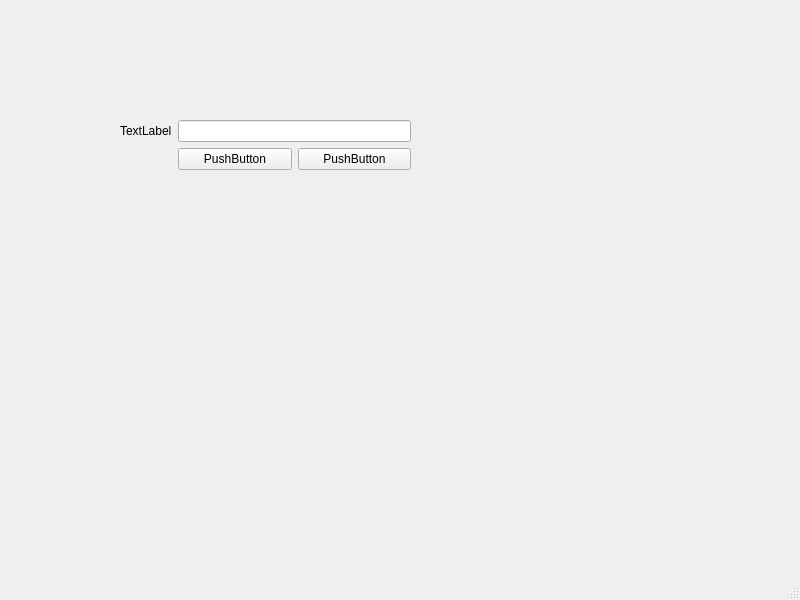
<?xml version="1.0" encoding="UTF-8"?>
<ui version="4.0">
 <class>MainWindow</class>
 <widget class="QMainWindow" name="MainWindow">
  <property name="geometry">
   <rect>
    <x>0</x>
    <y>0</y>
    <width>800</width>
    <height>600</height>
   </rect>
  </property>
  <property name="windowTitle">
   <string>MainWindow</string>
  </property>
  <widget class="QWidget" name="centralwidget">
   <widget class="QWidget" name="formLayoutWidget">
    <property name="geometry">
     <rect>
      <x>120</x>
      <y>120</y>
      <width>291</width>
      <height>161</height>
     </rect>
    </property>
    <layout class="QFormLayout" name="formLayout">
     <item row="0" column="0">
      <widget class="QLabel" name="label">
       <property name="text">
        <string>TextLabel</string>
       </property>
      </widget>
     </item>
     <item row="0" column="1">
      <widget class="QLineEdit" name="lineEdit"/>
     </item>
     <item row="3" column="1">
      <layout class="QHBoxLayout" name="horizontalLayout">
       <item>
        <widget class="QPushButton" name="btnCancel">
         <property name="text">
          <string>PushButton</string>
         </property>
        </widget>
       </item>
       <item>
        <widget class="QPushButton" name="btnOK">
         <property name="text">
          <string>PushButton</string>
         </property>
        </widget>
       </item>
      </layout>
     </item>
    </layout>
   </widget>
  </widget>
  <widget class="QMenuBar" name="menubar">
   <property name="geometry">
    <rect>
     <x>0</x>
     <y>0</y>
     <width>800</width>
     <height>23</height>
    </rect>
   </property>
  </widget>
  <widget class="QStatusBar" name="statusbar"/>
 </widget>
 <resources/>
 <connections/>
</ui>
